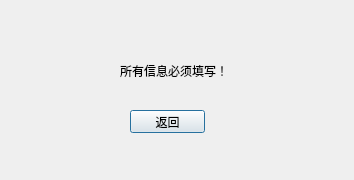
<?xml version="1.0" encoding="UTF-8"?>
<ui version="4.0">
 <class>login_warning</class>
 <widget class="QDialog" name="login_warning">
  <property name="geometry">
   <rect>
    <x>0</x>
    <y>0</y>
    <width>354</width>
    <height>180</height>
   </rect>
  </property>
  <property name="windowTitle">
   <string>Dialog</string>
  </property>
  <widget class="QLabel" name="label">
   <property name="geometry">
    <rect>
     <x>120</x>
     <y>60</y>
     <width>111</width>
     <height>21</height>
    </rect>
   </property>
   <property name="text">
    <string>所有信息必须填写！</string>
   </property>
  </widget>
  <widget class="QPushButton" name="Back">
   <property name="geometry">
    <rect>
     <x>130</x>
     <y>110</y>
     <width>75</width>
     <height>23</height>
    </rect>
   </property>
   <property name="text">
    <string>返回</string>
   </property>
  </widget>
 </widget>
 <resources/>
 <connections/>
</ui>
